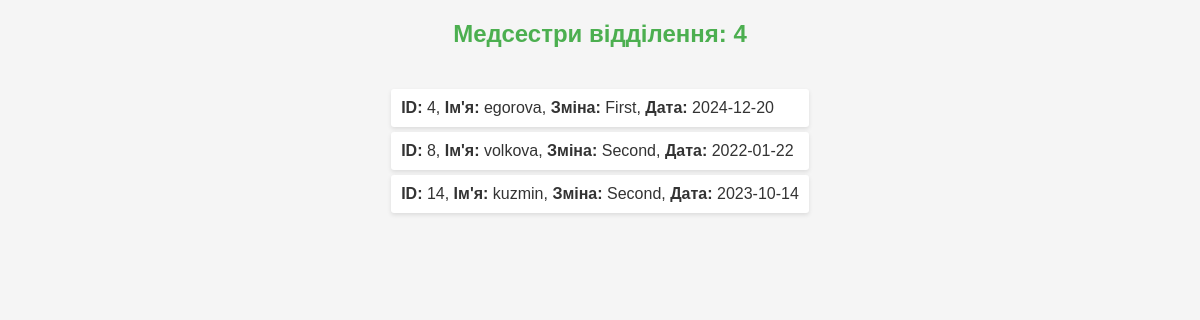
Page /department_nurses.php?department=4 on the committed database.
### tables this page shows
CREATE TABLE `nurse` (
  `id_nurse` int NOT NULL,
  `name` text NOT NULL,
  `date` date NOT NULL,
  `department` int NOT NULL,
  `shift` text NOT NULL
);

### department_nurses.php (the view, shortened to what this page needs)
<?php
include("connect.php");
?>
<!DOCTYPE html>
<html>
<head>
    <link rel="stylesheet" href="index.css">
</head>
<body>
    <?php
    try {
        $department_id = $_GET['department'];
        $stmt = $dbh->prepare('
            SELECT id_nurse, name, shift, date
            FROM nurse
            WHERE department = :department_id
        ');
        $stmt->bindValue(":department_id", $department_id);
        $stmt->execute();
        $nurses = $stmt->fetchAll();
        echo "<h2>Медсестри відділення: $department_id</h2>";
        if ($nurses) {
            echo "<ul>";
            foreach ($nurses as $nurse) {
                echo "<li><b>ID:</b> {$nurse['id_nurse']}, <b>Ім'я:</b> {$nurse['name']}, <b>Зміна:</b> {$nurse['shift']}, <b>Дата:</b> {$nurse['date']}</li>";
            }
            echo "</ul>";
        } else {
            echo "<p>У цьому відділенні немає медсестер.</p>";
        }
    } catch (PDOException $e) {
        echo 'Помилка: ' . $e->getMessage();
    }
    ?>
</body>
</html>

### index.css (style rules this page uses)
body { font-family: Arial, sans-serif; background-color: #f5f5f5; margin: 0; padding: 0; display: flex; flex-direction: column; align-items: center; color: #333; }
h1, h2 { color: #4caf50; }
ul { list-style-type: none; padding: 0; }
li { background: #fff; margin: 5px 0; padding: 10px; border-radius: 3px; box-shadow: 0 2px 4px rgba(0, 0, 0, 0.1); }

### rows in the picture
nurse: id_nurse "4", name "egorova", shift "First", date "2024-12-20"
nurse: id_nurse "8", name "volkova", shift "Second", date "2022-01-22"
nurse: id_nurse "14", name "kuzmin", shift "Second", date "2023-10-14"

### other values in the picture
$department_id "4"
